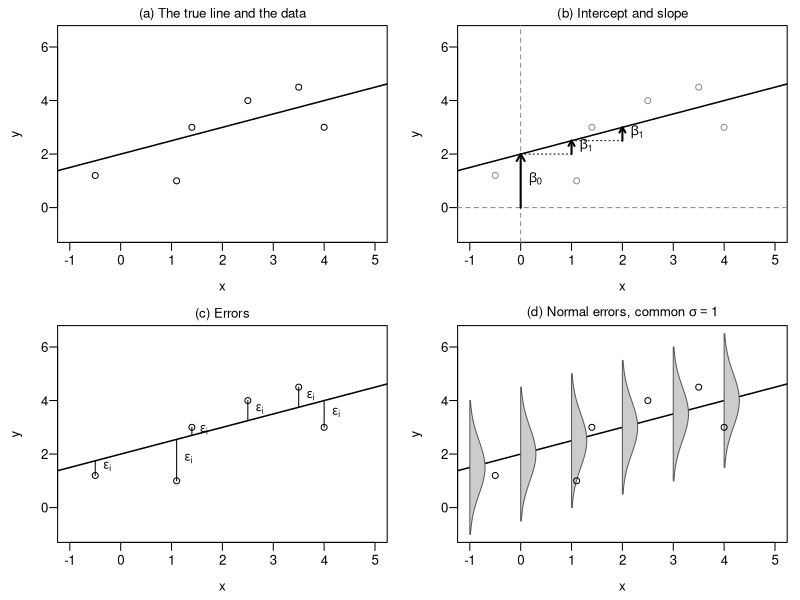
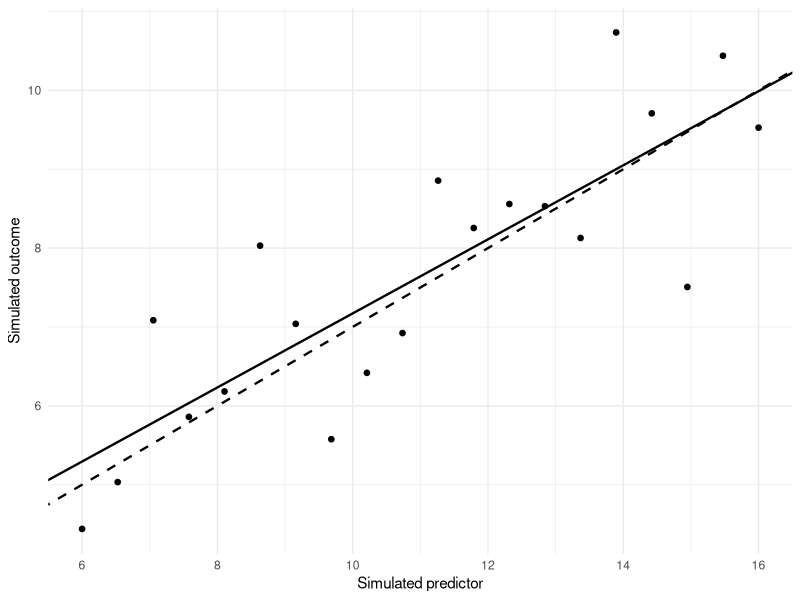
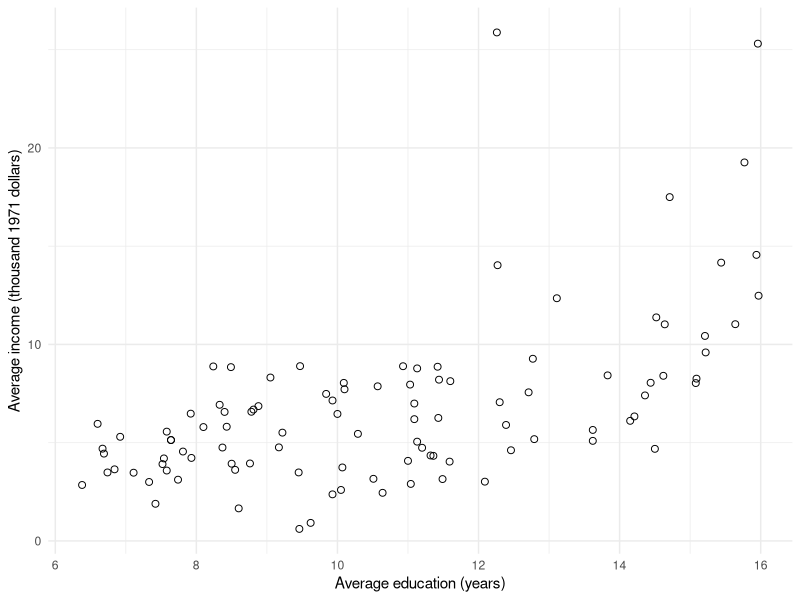
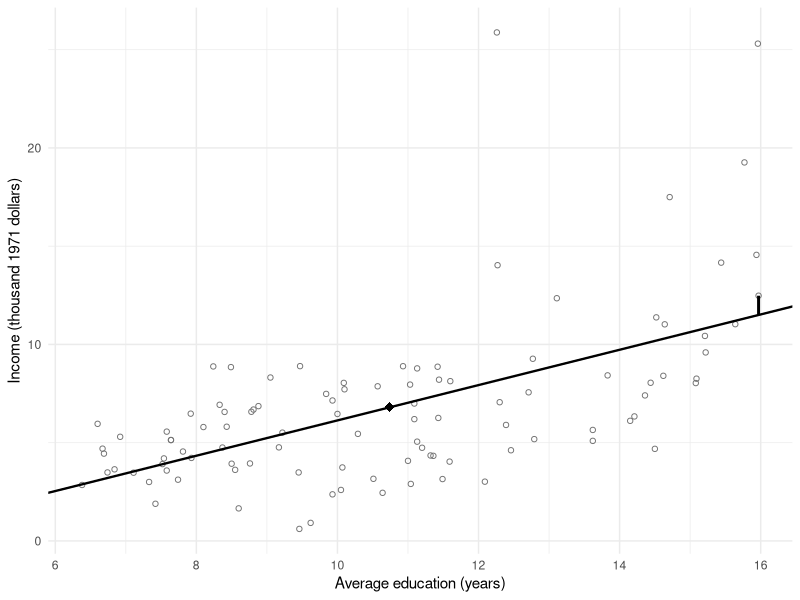
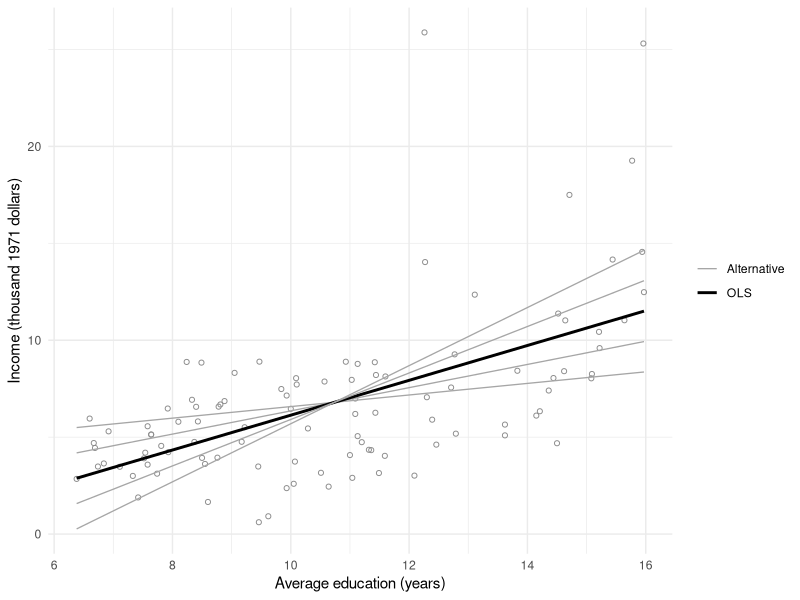
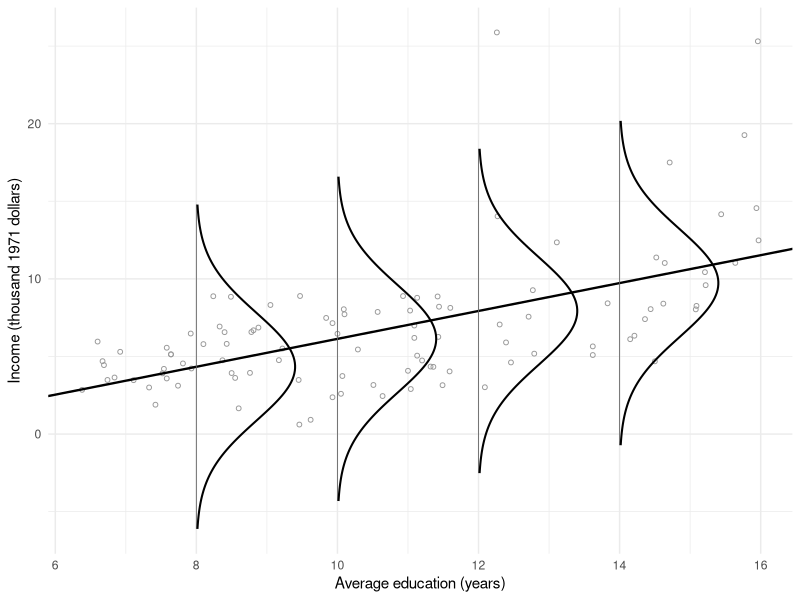
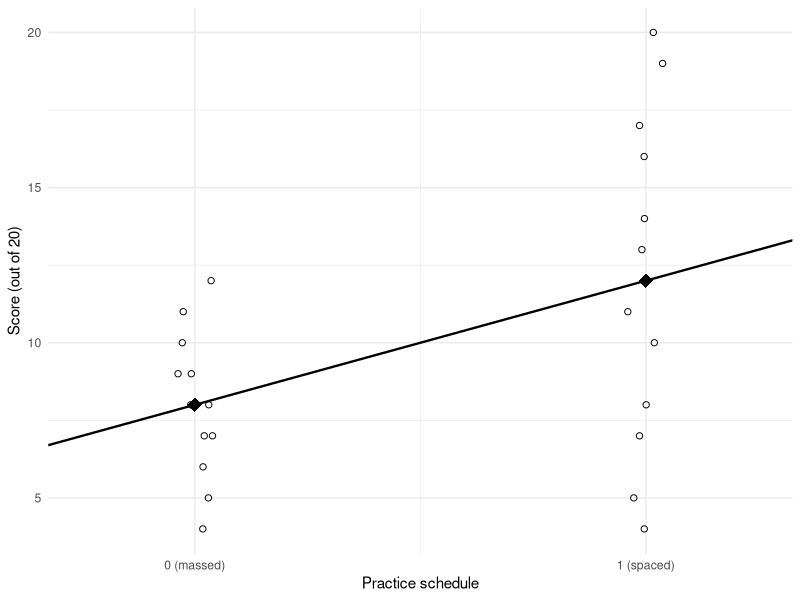
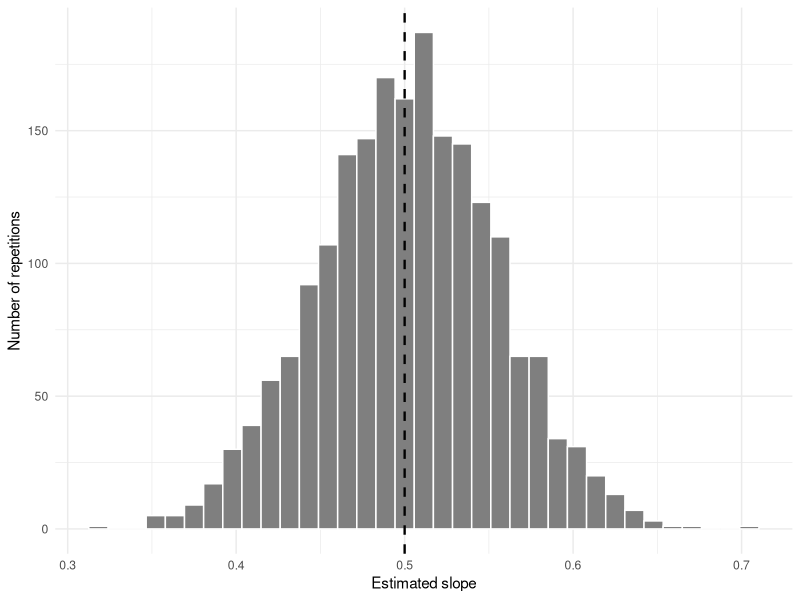

Source code (R) for these figures, in order:
## ---- chunk 1
#| label: setup
#| include: false
knitr::opts_chunk$set(echo = FALSE, warning = FALSE, message = FALSE,
                     fig.pos = "H", collapse = TRUE, comment = "#>")
if (knitr::is_latex_output()) knitr::opts_chunk$set(dev = "cairo_pdf")
options(digits = 10, width = 68)
ggplot2::theme_set(ggplot2::theme_minimal(base_size = 11))
# Display helper for authored tables: round once to four decimals, give a
# column the fewest common decimals that show every value, a true minus
# sign, and a bound for a nonzero value that rounds to zero.
show_value <- function(x) {
  shown <- format(round(x, 4), digits = 15, scientific = FALSE, trim = TRUE)
  tiny <- x != 0 & round(x, 4) == 0
  shown <- sub("^-([0-9.]+)$", "$-\\1$", shown)
  shown[tiny] <- ifelse(x[tiny] > 0, "$< 0.0001$", "$> -0.0001$")
  unname(shown)
}
## ---- chunk 2
#| label: ch7-anchor-check
#| include: false
# Stops the render if a printed anchor no longer matches its data: the
# four-panel figure's errors, the known-truth sample of Section 1.3, the
# repetition check of Section 4.1, the centred Galton line of Section 7.1
# and the class line of Section 7.3.
f4 <- function(x) sprintf("%.4f", x)
chk_xp <- c(-0.5, 1.1, 1.4, 2.5, 3.5, 4)
chk_yp <- c(1.2, 1, 3, 4, 4.5, 3)
chk_e <- chk_yp - (2 + 0.5 * chk_xp)
set.seed(123)
chk_known <- data.frame(x = seq(6, 16, length.out = 20))
chk_known$y <- 2 + 0.5 * chk_known$x + rnorm(20, sd = 1)
chk_fit <- coef(summary(lm(y ~ x, data = chk_known)))
set.seed(321)
chk_x <- seq(6, 16, length.out = 40)
chk_t <- numeric(2000)
for (j in seq_along(chk_t)) {
  chk_rep <- coef(summary(lm(I(2 + 0.5 * chk_x + rnorm(40)) ~ chk_x)))
  chk_t[j] <- (chk_rep[2, "Estimate"] - 0.5) / chk_rep[2, "Std. Error"]
}
chk_galton <- read.csv("galton1886_sons.csv")
chk_heights <- lm(son ~ father, data = chk_galton)
set.seed(12345)
chk_true <- rnorm(2000, mean = 65, sd = 8)
chk_mid <- chk_true + rnorm(2000, mean = 0, sd = 6)
chk_fin <- chk_true + rnorm(2000, mean = 0, sd = 6)
chk_class <- lm(chk_fin ~ chk_mid)
chk_top <- chk_mid > quantile(chk_mid, .9)
stopifnot(
  sum(abs(chk_e) < 1) == 4,
  f4(chk_fit[, "Estimate"]) == c("2.4770", "0.4695"),
  f4(chk_fit[, "Std. Error"]) == c("0.8362", "0.0733"),
  f4(c(2 * pt(1, 18) - 1, 2 * pt(2, 18) - 1)) == c("0.6694", "0.9392"),
  f4(c(mean(abs(chk_t) < 1), mean(abs(chk_t) < 2))) ==
    c("0.6890", "0.9425"),
  f4(c(2 * pt(1, 38) - 1, 2 * pt(2, 38) - 1)) == c("0.6764", "0.9473"),
  f4(coef(chk_heights)) == c("38.5445", "0.4438"),
  f4(colMeans(chk_galton[c("father", "son")])) == c("69.0989", "69.2140"),
  f4(c(coef(chk_class)[2], 10 * coef(chk_class)[2])) ==
    c("0.6670", "6.6704"),
  f4(c(mean(chk_mid[chk_top]),
    predict(chk_class, data.frame(chk_mid = mean(chk_mid[chk_top]))),
    mean(chk_fin[chk_top]), mean(chk_true[chk_top]))) ==
    c("82.3217", "76.4691", "76.5335", "76.5186"))
## ---- chunk 3
#| label: fig-ch7-model-parts
#| fig-cap: 'The parts of the simple regression model, drawn on six invented points around the true line $y=2+0.5x$. (a) The true line and the data. (b) The intercept $\beta_0$ is the mean of $y$ at $x=0$, and the slope $\beta_1$ is the difference in mean $y$ for a one-unit difference in $x$. (c) The errors $\varepsilon_i$ are the vertical distances from the points to the true line. (d) The errors follow one Normal distribution around the line, with the same SD, here $\sigma=1$, at every $x$.'
#| fig-alt: "Four panels over x from −1 to 5 and y from −1 to 6.5, each with the same rising straight line through y equal to 2 at x equal to 0. Panel (a) shows six open points scattered around the line. Panel (b) adds dashed axes through zero, an upward arrow of length 2 from the origin to the line, labelled beta 0, and two upward arrows of length 0.5 at x equal to 1 and 2, labelled beta 1. Panel (c) joins each point to the line with a vertical segment labelled epsilon i. Panel (d) stands six identical grey bell curves sideways on the line at x from −1 to 4, each reaching about 2.5 units above and below it, with the six points among them."
#| fig-width: 6.3
#| fig-height: 4.2
parts_x <- c(-0.5, 1.1, 1.4, 2.5, 3.5, 4)
parts_y <- c(1.2, 1, 3, 4, 4.5, 3)
true_mean <- function(x) 2 + 0.5 * x
parts_panel <- function(title) {
  plot(NA, xlim = c(-1, 5), ylim = c(-1, 6.5), xlab = "x", ylab = "y",
    main = title, font.main = 1, cex.main = 1, las = 1)
  abline(a = 2, b = 0.5, lwd = 1.5)
}
op <- par(mfrow = c(2, 2), mar = c(3.6, 3.6, 1.6, 0.8),
  mgp = c(2.2, 0.6, 0), cex = 0.8)
parts_panel("(a) The true line and the data")
points(parts_x, parts_y)
parts_panel("(b) Intercept and slope")
abline(v = 0, h = 0, lty = 2, col = "grey55")
arrows(0, 0, 0, 2, lwd = 2, length = 0.08)
text(0, 1, expression(beta[0]), pos = 4)
segments(c(0, 1), c(2, 2.5), c(1, 2), c(2, 2.5), lty = 3)
arrows(c(1, 2), c(2, 2.5), c(1, 2), c(2.5, 3), lwd = 2, length = 0.06)
text(c(1, 2), c(2.25, 2.75), expression(beta[1]), pos = 4)
points(parts_x, parts_y, col = "grey55")
parts_panel("(c) Errors")
segments(parts_x, parts_y, parts_x, true_mean(parts_x))
text(parts_x, (parts_y + true_mean(parts_x)) / 2,
  expression(epsilon[i]), pos = 4, cex = 0.9)
points(parts_x, parts_y)
parts_panel(expression("(d) Normal errors, common " * sigma == 1))
height <- seq(-2.5, 2.5, length.out = 100)
for (x0 in -1:4) {
  polygon(x0 + c(0, 0.75 * dnorm(height), 0),
    true_mean(x0) + c(-2.5, height, 2.5), col = "grey80",
    border = "grey35")
}
points(parts_x, parts_y)
par(op)
## ---- chunk 4
#| label: ch7-known-sample-code
#| echo: true
set.seed(123)
known_data <- data.frame(x = seq(6, 16, length.out = 20))
known_data$y <- 2 + 0.5 * known_data$x + rnorm(20, sd = 1)
known_model <- lm(y ~ x, data = known_data)
## ---- chunk 5
#| label: tbl-ch7-known-sample
#| tbl-cap: "One fitted sample from a process with known coefficients and error SD."
#| echo: false
known_summary <- coef(summary(known_model))
knitr::kable(data.frame(
  Quantity = c("Intercept", "Slope", "Residual SD"),
  Estimate = show_value(c(coef(known_model), sigma(known_model))),
  `Model SE` = c(show_value(known_summary[, "Std. Error"]), ""),
  check.names = FALSE
), align = c("l", "r", "r"), escape = FALSE)
## ---- chunk 6
#| label: fig-ch7-core-true-fitted
#| echo: false
#| fig-cap: "Known and fitted lines for one simulated dataset. The true process is programmed; the fitted line responds to the realized errors."
#| fig-alt: "Twenty simulated points surround the known line with intercept two and slope one half. A solid fitted line and dashed true line differ slightly."
#| fig-width: 6.3
#| fig-height: 3
ggplot2::ggplot(known_data, ggplot2::aes(x = x, y = y)) +
  ggplot2::geom_point(size = 1.6) +
  ggplot2::geom_abline(
    intercept = 2, slope = 0.5, linetype = "dashed", linewidth = 0.8
  ) +
  ggplot2::geom_abline(
    intercept = coef(known_model)[1],
    slope = coef(known_model)[2], linewidth = 0.8
  ) +
  ggplot2::labs(x = "Simulated predictor", y = "Simulated outcome")
## ---- chunk 7
#| label: ch7-data-visible
#| echo: true
prestige <- carData::Prestige
prestige$income_k <- prestige$income / 1000
library(ggplot2)
## ---- chunk 8
#| label: fig-ch7-scatter
#| echo: true
#| fig-cap: "Education and income in the 102 occupation records, before fitting a line."
#| fig-alt: "Occupation-average income generally rises with occupation-average education, with considerable scatter and some especially high-income occupations."
#| fig-width: 6.3
#| fig-height: 3.8
ggplot(prestige, aes(education, income_k)) +
  geom_point(shape = 1, size = 2) +
  labs(x = "Average education (years)",
       y = "Average income (thousand 1971 dollars)")
## ---- chunk 9
#| label: ch7-prepare-visible
#| echo: true
model <- lm(income_k ~ education, data = prestige)
b <- coef(model)
coef(model)
## ---- chunk 10
#| label: ch7-teacher-visible
#| echo: true
teacher <- prestige["university.teachers", ]
teacher_fit <- predict(model, teacher)
c(fitted = unname(teacher_fit),
  residual = teacher$income_k - unname(teacher_fit),
  at_12 = unname(predict(model, data.frame(education = 12))))
## ---- chunk 11
#| label: fig-ch7-line-residual
#| fig-cap: "The least-squares line passes through the mean point; the marked vertical segment is the university-teacher residual."
#| fig-alt: "A fitted line crosses the mean education and income. At 15.97 years, a vertical segment joins the fitted value to the higher university-teacher observation."
#| fig-width: 6.3
#| fig-height: 2.8
teacher <- prestige["university.teachers", ]
teacher$fit <- predict(model, teacher)
ggplot(prestige, aes(education, income_k)) +
  geom_point(shape = 1, colour = "grey45") +
  geom_abline(intercept = b[1], slope = b[2], linewidth = .8) +
  annotate("point", x = mean(prestige$education),
    y = mean(prestige$income_k), shape = 18, size = 3) +
  geom_segment(data = teacher, aes(xend = education, yend = fit),
               linewidth = 1) +
  labs(x = "Average education (years)",
       y = "Income (thousand 1971 dollars)")
## ---- chunk 12
#| label: ch7-candidate-lines-code
x <- prestige$education
y <- prestige$income_k
candidate_slopes <- unname(b[2]) + c(-0.6, -0.3, 0, 0.3, 0.6)
candidate_intercepts <- mean(y) - candidate_slopes * mean(x)
ols_rss <- sum(resid(model)^2)
predictor_spread <- sum((x - mean(x))^2)
candidate_rss <- ols_rss +
  predictor_spread * (candidate_slopes - b[2])^2
candidate_lines <- data.frame(
  Intercept = candidate_intercepts,
  Slope = candidate_slopes,
  RSS = candidate_rss
)
## ---- chunk 13
#| label: tbl-ch7-candidate-lines
#| tbl-cap: "Candidate lines through the mean point and their residual sums of squares."
#| echo: false
knitr::kable(data.frame(lapply(candidate_lines, show_value)),
  align = "r", escape = FALSE)
## ---- chunk 14
#| label: fig-ch7-candidate-lines
#| echo: false
#| fig-cap: "Five candidate lines through the sample mean. The OLS line has the smallest residual sum of squares."
#| fig-alt: "Five lines with different slopes cross at the mean occupation point. The highlighted OLS line runs centrally through the data; steeper and flatter alternatives have larger residual sums of squares."
#| fig-width: 6.3
#| fig-height: 3.8
candidate_grid <- expand.grid(
  education = seq(min(x), max(x), length.out = 100),
  Candidate = seq_along(candidate_slopes)
)
candidate_grid$income <- candidate_intercepts[candidate_grid$Candidate] +
  candidate_slopes[candidate_grid$Candidate] * candidate_grid$education
candidate_grid$Line <- ifelse(
  candidate_grid$Candidate == 3, "OLS", "Alternative"
)
ggplot(prestige, aes(education, income_k)) +
  geom_point(shape = 1, colour = "grey55", size = 1.4) +
  geom_line(data = candidate_grid,
            aes(y = income, group = Candidate, colour = Line,
                linewidth = Line)) +
  scale_colour_manual(values = c(Alternative = "grey65", OLS = "black")) +
  scale_linewidth_manual(values = c(Alternative = .45, OLS = 1)) +
  labs(x = "Average education (years)",
       y = "Income (thousand 1971 dollars)", colour = NULL, linewidth = NULL)
## ---- chunk 15
#| label: ch7-fit-summaries-visible
#| echo: true
c(residual_SD = sigma(model), R_squared = summary(model)$r.squared)
## ---- chunk 16
#| label: fig-ch7-conditional
#| fig-cap: "The model of Section 1 drawn on the occupation records, with the fitted line and the residual SD in place of the unknown parameters. The records depart from it: their spread grows with education, and the curve at 8 years reaches below zero income."
#| fig-alt: "The 102 occupation records and the fitted line rising from about 3 to 12 thousand dollars over education 6 to 16. At 8, 10, 12 and 14 years, an identical bell-shaped curve stands sideways on the line, spreading about 10 thousand dollars above and below it; the curve at 8 years extends below zero income, while several high-income records at 12 years and above lie beyond the curves' upper tails."
#| fig-width: 6.3
#| fig-height: 3.4
curve_sd <- sigma(model)
curves <- do.call(rbind, lapply(c(8, 10, 12, 14), function(x0) {
  mu <- unname(predict(model, data.frame(education = x0)))
  income <- seq(mu - 3 * curve_sd, mu + 3 * curve_sd, length.out = 120)
  data.frame(at = x0, income = income,
    education = x0 + 1.4 * dnorm(income, mu, curve_sd) /
      dnorm(0, 0, curve_sd))
}))
ggplot(prestige, aes(education, income_k)) +
  geom_point(shape = 1, colour = "grey60", size = 1.3) +
  geom_abline(intercept = b[1], slope = b[2], linewidth = .8) +
  geom_segment(data = unique(curves["at"]),
    aes(x = at, xend = at,
      y = b[1] + b[2] * at - 3 * curve_sd,
      yend = b[1] + b[2] * at + 3 * curve_sd),
    colour = "grey40", linewidth = .3, inherit.aes = FALSE) +
  geom_path(data = curves, aes(education, income, group = at),
    linewidth = .7, inherit.aes = FALSE) +
  labs(x = "Average education (years)",
       y = "Income (thousand 1971 dollars)")
## ---- chunk 17
#| label: ch7-coefficient-inference-visible
#| echo: true
coef(summary(model))
confint(model, "education")
## ---- chunk 18
#| label: ch7-binary-predictor
#| echo: true
score <- c(4, 5, 7, 8, 4, 5, 7, 8, 6, 7, 9, 10, 10, 11, 13, 14,
           8, 9, 11, 12, 16, 17, 19, 20)
spaced <- rep(rep(c(0, 1), each = 4), 3)
two_groups <- lm(score ~ spaced)
coef(summary(two_groups))
## ---- chunk 19
#| label: fig-ch7-binary
#| fig-cap: "With a 0/1 predictor, the least-squares line joins the two group means: the intercept is the massed mean and the slope the difference in means."
#| fig-alt: "Twenty-four invented scores plotted at 0 for massed and 1 for spaced practice, massed scores from 4 to 12 and spaced from 7 to 20. A line joins the massed mean 8 to the spaced mean 12, both marked with filled diamonds."
#| fig-width: 5.6
#| fig-height: 3
two_group_data <- data.frame(spaced, score)
group_means <- data.frame(spaced = c(0, 1),
  score = tapply(score, spaced, mean))
ggplot(two_group_data, aes(spaced, score)) +
  geom_point(shape = 1, size = 1.8,
    position = position_jitter(width = .04, height = 0, seed = 12345)) +
  geom_abline(intercept = coef(two_groups)[1],
    slope = coef(two_groups)[2], linewidth = .8) +
  geom_point(data = group_means, shape = 18, size = 4.5) +
  scale_x_continuous(breaks = c(0, 1),
    labels = c("0 (massed)", "1 (spaced)")) +
  coord_cartesian(xlim = c(-.25, 1.25)) +
  labs(x = "Practice schedule", y = "Score (out of 20)")
## ---- chunk 20
#| label: ch7-repeated-slopes-code
#| echo: false
set.seed(321)
rep_x <- seq(6, 16, length.out = 40)
repetitions <- data.frame(
  slope = numeric(2000), se = numeric(2000), covered = logical(2000)
)
for (j in seq_len(nrow(repetitions))) {
  rep_y <- 2 + 0.5 * rep_x + rnorm(40, sd = 1)
  rep_fit <- lm(rep_y ~ rep_x)
  repetitions$slope[j] <- coef(rep_fit)[2]
  repetitions$se[j] <- coef(summary(rep_fit))[2, "Std. Error"]
  rep_ci <- confint(rep_fit)[2, ]
  repetitions$covered[j] <- rep_ci[1] <= 0.5 &&
    rep_ci[2] >= 0.5
}
repetition_summary <- c(
  mean_slope = mean(repetitions$slope),
  empirical_SD = sd(repetitions$slope),
  mean_estimated_SE = mean(repetitions$se),
  theoretical_SD = 1 / sqrt(sum((rep_x - mean(rep_x))^2)),
  empirical_coverage = mean(repetitions$covered)
)
## ---- chunk 21
#| label: tbl-ch7-repeated-slopes
#| tbl-cap: "Slope behavior across 2,000 repetitions of the known process."
#| echo: false
knitr::kable(data.frame(
  Quantity = c("Mean estimated slope", "SD of estimated slopes",
               "Mean estimated SE", "Theoretical slope SD",
               "Fraction of intervals covering 0.5"),
  Value = replace(show_value(unname(repetition_summary)), 5,
    sub("^0", "", show_value(unname(repetition_summary))[5]))
))
## ---- chunk 22
#| label: fig-ch7-core-repetition
#| echo: false
#| fig-cap: "Slopes in 2,000 repetitions of the known process. The vertical reference is the true slope, 0.5."
#| fig-alt: "A roughly symmetric histogram of repeated fitted slopes is centered near one half; its spread represents repeated-sample slope variation."
#| fig-pos: H
#| fig-width: 6.3
#| fig-height: 2.8
ggplot2::ggplot(repetitions, ggplot2::aes(x = slope)) +
  ggplot2::geom_histogram(bins = 35, color = "white", fill = "grey50") +
  ggplot2::geom_vline(xintercept = 0.5, linewidth = 0.8, linetype = "dashed") +
  ggplot2::labs(x = "Estimated slope", y = "Number of repetitions")
## ---- chunk 23
#| label: ch7-precision-conditions-code
baseline_x <- seq(6, 16, length.out = 40)
more_x <- seq(6, 16, length.out = 160)
narrow_x <- seq(8.5, 13.5, length.out = 40)
baseline_sd <- 1 / sqrt(sum((baseline_x - mean(baseline_x))^2))
more_rows_sd <- 1 / sqrt(sum((more_x - mean(more_x))^2))
narrow_sd <- 1 / sqrt(sum((narrow_x - mean(narrow_x))^2))
more_noise_sd <- 2 / sqrt(sum((baseline_x - mean(baseline_x))^2))
precision_conditions <- data.frame(
  Condition = c("Baseline", "More rows", "Narrower support", "More noise"),
  n = c(40, 160, 40, 40), Lower = c(6, 6, 8.5, 6),
  Upper = c(16, 16, 13.5, 16),
  `Error SD` = c(1, 1, 1, 2),
  `Slope SD` = c(baseline_sd, more_rows_sd, narrow_sd, more_noise_sd),
  check.names = FALSE
)
## ---- chunk 24
#| label: tbl-ch7-precision-conditions
#| tbl-cap: "How sample size, predictor support, and error SD affect theoretical slope precision."
#| echo: false
precision_conditions$`Slope SD` <- show_value(
  precision_conditions$`Slope SD`)
knitr::kable(precision_conditions)
## ---- chunk 25
#| label: ch7-interval-mean
#| echo: true
predict(model, data.frame(education = 12), interval = "confidence")
## ---- chunk 26
#| label: ch7-interval-new
#| echo: true
predict(model, data.frame(education = 12), interval = "prediction")
## ---- chunk 27
#| label: fig-ch7-intervals
#| fig-cap: "Confidence intervals for the mean response (dark band) and prediction intervals for one new occupation (light band), from the same fitted line."
#| fig-alt: "The mean-confidence band is narrowest near average education. The new-case prediction band is much wider throughout the observed education range."
#| fig-width: 6.3
#| fig-height: 3.3
grid <- data.frame(education = seq(min(x), max(x), length.out = 150))
cm <- predict(model, grid, interval = "confidence")
pi <- predict(model, grid, interval = "prediction")
grid$fit <- cm[, 1]
grid$cl <- cm[, 2]; grid$cu <- cm[, 3]
grid$pl <- pi[, 2]; grid$pu <- pi[, 3]
ggplot(grid, aes(education, fit)) +
  geom_ribbon(aes(ymin = pl, ymax = pu), fill = "grey90") +
  geom_ribbon(aes(ymin = cl, ymax = cu), fill = "grey65") +
  geom_line(linewidth = .7) +
  geom_point(data = prestige, aes(y = income_k), shape = 1, size = 1.3) +
  labs(x = "Average education (years)",
       y = "Income (thousand 1971 dollars)")
## ---- chunk 28
#| label: fig-ch7-checks
#| fig-cap: "Residual pattern and influence invite different follow-up questions."
#| fig-alt: "The left panel shows curvature and uneven scatter in residuals. The right panel shows Cook's distances, with physicians most influential for this fit."
#| fig-width: 6.4
#| fig-height: 2.6
op <- par(mfrow = c(1, 2), mar = c(4, 4, 1, 1), mgp = c(2.5, .7, 0))
plot(fitted(model), resid(model), xlab = "Fitted income", ylab = "Residual",
     pch = 1, cex = .7)
abline(h = 0, col = "grey60")
lines(lowess(fitted(model), resid(model)), lwd = 2)
plot(cooks.distance(model), type = "h", xlab = "Occupation row",
     ylab = "Cook's distance")
check_most <- which.max(cooks.distance(model))
text(check_most, cooks.distance(model)[check_most], "physicians",
     pos = 4, cex = .7)
par(op)
## ---- chunk 29
#| label: ch7-check-models
#| echo: true
quad <- lm(income_k ~ education + I(education^2), data = prestige)
most <- which.max(cooks.distance(model))
without <- lm(income_k ~ education, data = prestige[-most, ])
c(full = unname(coef(model)[2]), without = unname(coef(without)[2]))
coef(summary(quad))["I(education^2)", ]
## ---- chunk 30
#| label: fig-ch7-curvature
#| fig-cap: "Straight and quadratic fits to the same 102 records. The curve is an exploratory sensitivity, not a selected final model."
#| fig-alt: "The quadratic fit bends upward toward higher education, unlike the constant-slope straight line. Both fits use all 102 occupation records on the same income scale."
#| fig-width: 6.3
#| fig-height: 3.7
check_grid <- data.frame(
  education = seq(min(x), max(x), length.out = 200)
)
check_curves <- rbind(
  data.frame(check_grid, Fit = "Straight line",
             Income = predict(model, check_grid)),
  data.frame(check_grid, Fit = "Quadratic sensitivity",
             Income = predict(quad, check_grid))
)
ggplot(prestige, aes(education, income_k)) +
  geom_point(shape = 1, colour = "grey50", size = 1.5) +
  geom_line(data = check_curves,
            aes(y = Income, linetype = Fit), linewidth = .8) +
  labs(x = "Average education (years)",
       y = "Income (thousand 1971 dollars)", linetype = NULL)
## ---- chunk 31
#| label: ch7-hc3-visible
#| echo: true
V_hc3 <- sandwich::vcovHC(model, type = "HC3")
c(classical = coef(summary(model))["education", "Std. Error"],
  HC3 = sqrt(V_hc3["education", "education"]))
## ---- chunk 32
#| label: ch7-galton-visible
#| echo: true
galton <- read.csv("galton1886_sons.csv")
sapply(galton[c("father", "son")], sd)
c(r = cor(galton$father, galton$son),
  z_slope = unname(coef(lm(scale(son) ~ scale(father),
    data = galton))[2]))
## ---- chunk 33
#| label: fig-ch7-rtm
#| fig-cap: "Galton's 179 fathers and sons in standard units. The fitted line has slope $r=.4269$, flatter than the dashed line of slope 1; the filled points are the mean positions of the fathers more than 1 SD above and below their mean, with their sons."
#| fig-alt: "A cloud of 179 points, fathers' heights in standard units from about −2.8 to 3.7 across and sons' from about −3.5 to 2.8 up. A dashed line of slope 1 and a solid fitted line of slope about 0.43 cross at the origin. Two filled diamonds, near (1.6, 0.7) and (−1.5, −0.6), sit close to the solid line, inside the dashed one."
#| fig-width: 5.4
#| fig-height: 4.6
z_father <- as.numeric(scale(galton$father))
z_son <- as.numeric(scale(galton$son))
r_galton <- cor(galton$father, galton$son)
galton_z <- data.frame(z_father, z_son)
tall <- z_father > 1
short <- z_father < -1
group_means <- data.frame(
  z_father = c(mean(z_father[tall]), mean(z_father[short])),
  z_son = c(mean(z_son[tall]), mean(z_son[short])))
ggplot(galton_z, aes(z_father, z_son)) +
  geom_point(shape = 1, colour = "grey55", size = 1.4) +
  geom_abline(intercept = 0, slope = 1, linetype = "dashed",
    linewidth = .7) +
  geom_abline(intercept = 0, slope = r_galton, linewidth = .9) +
  geom_point(data = group_means, shape = 18, size = 4.5) +
  annotate("text", x = 3.7, y = c(-2.6, -3.2), hjust = 1, size = 3.6,
    label = c("solid: fitted line, slope r = .4269",
      "dashed: slope 1")) +
  coord_equal(xlim = c(-3.6, 3.8), ylim = c(-3.6, 3.8)) +
  labs(x = "Father's height (standard units)",
       y = "Son's height (standard units)")
## ---- chunk 34
#| label: ch7-true-score-visible
#| echo: true
set.seed(12345)
true_score <- rnorm(2000, mean = 65, sd = 8)
midterm <- true_score + rnorm(2000, mean = 0, sd = 6)
final <- true_score + rnorm(2000, mean = 0, sd = 6)
## ---- chunk 35
#| label: fig-ch7-true-score
#| fig-cap: "A hypothetical class of 2,000 students, each score a stable true score plus independent luck. The top and bottom tenth on the midterm (diamonds) score nearer the class mean on the final, near their unchanged mean true score (dashed); the boxes, the middle half of the class, span about the same range of scores on the final as on the midterm."
#| fig-alt: "Two grey boxes for the whole class's midterm and final scores, each spanning about 58 to 72 points around a dotted class mean near 65. A line falls from a diamond at about 82 on the midterm to one at about 77 on the final, landing on a dashed line at about 77 labelled as that group's mean true score; a mirror line rises from about 48 to about 53, landing on a dashed line at about 53."
#| fig-width: 6.3
#| fig-height: 3.3
exams <- c("Midterm", "Final")
scores <- data.frame(exam = factor(rep(exams, each = 2000),
  levels = exams), score = c(midterm, final))
top <- midterm > quantile(midterm, .9)
bottom <- midterm < quantile(midterm, .1)
groups <- data.frame(group = rep(c("top", "bottom"), each = 2),
  exam = factor(rep(exams, 2), levels = exams),
  score = c(mean(midterm[top]), mean(final[top]),
    mean(midterm[bottom]), mean(final[bottom])))
levels_y <- c(mean(true_score[top]), mean(true_score[bottom]),
  mean(c(midterm, final)))
ggplot(scores, aes(exam, score)) +
  geom_boxplot(width = .3, colour = "grey65", fill = "grey96",
    outlier.shape = NA, coef = 0) +
  annotate("segment", x = .7, xend = 2.3, y = levels_y,
    yend = levels_y, linetype = c("dashed", "dashed", "dotted"),
    colour = c("black", "black", "grey45"), linewidth = .6) +
  geom_line(data = groups, aes(group = group), linewidth = .9) +
  geom_point(data = groups, shape = 18, size = 4.5) +
  annotate("text", x = .66, y = groups$score[c(1, 3)], hjust = 1,
    size = 3.4, label = c("top tenth\non the midterm",
      "bottom tenth\non the midterm")) +
  annotate("text", x = 2.34, y = levels_y, hjust = 0, size = 3.4,
    label = c("their mean\ntrue score", "their mean\ntrue score",
      "class mean")) +
  coord_cartesian(xlim = c(.2, 2.8), ylim = c(40, 90)) +
  labs(x = NULL, y = "Exam score (points)")
